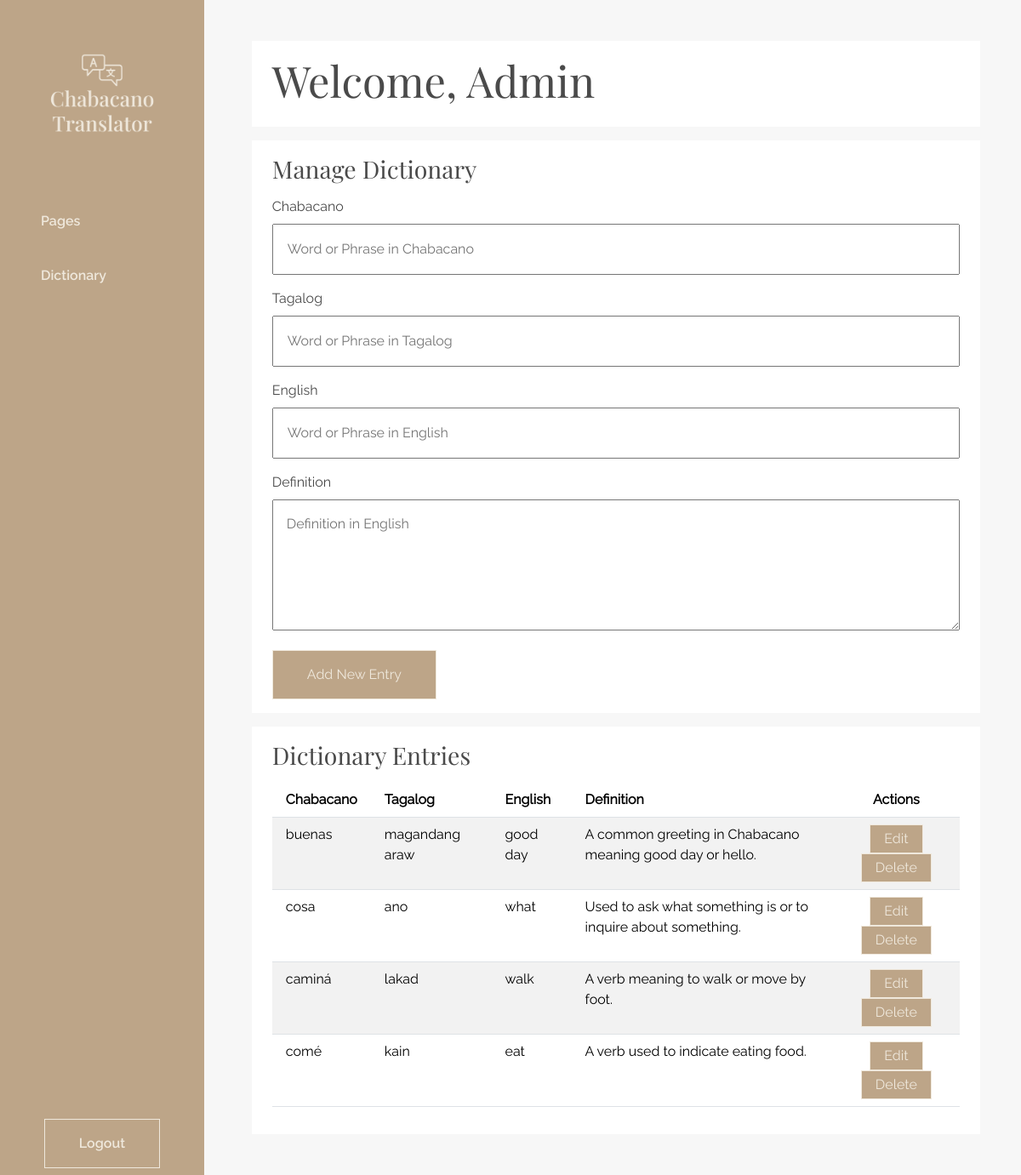
Screenshot of /view/admin/chabacanoDictionary.php (signed in) with the database file from the repository.
### tables this page shows
CREATE TABLE `dictionary_tb` (
  `id` int(11) NOT NULL,
  `chabacano_lang` varchar(255) NOT NULL,
  `tagalog_lang` varchar(255) NOT NULL,
  `english_lang` varchar(255) NOT NULL,
  `definition` varchar(255) NOT NULL,
  `created_at` timestamp NOT NULL DEFAULT current_timestamp(),
  `updated_at` timestamp NOT NULL DEFAULT current_timestamp() ON UPDATE current_timestamp()
);

### view/admin/chabacanoDictionary.php (the view, shortened to what this page needs)
<?php
include dirname(__DIR__) . '/../config/DBConnector.php';
$stmt = $conn->prepare("SELECT * FROM dictionary_tb");
$stmt->execute();
$dictionary_entries = $stmt->fetchAll(PDO::FETCH_ASSOC);
?>
<!DOCTYPE html>
<html lang="en">
<head>
    <link href="https://cdn.jsdelivr.net/npm/bootstrap@5.3.3/dist/css/bootstrap.min.css" rel="stylesheet">
    <link rel="stylesheet" href="../../styles/index.css">
</head>
<body>
    <main class="main d-flex gap-2">
        <aside class="sidebar d-flex flex-column justify-content-between align-items-center py-2 px-3 bg-secondary">
            <div class="sidebar__content d-flex flex-column gap-3">
                <div class="sidebar__logo-container">
                    <img src="../../assets/images/chabacano_translator_v2.png" alt="Chabacano Translator Logo" width="300">
                </div>
                <div class="sidebar__menus">
                    <ul class="sidebar__menus__list d-flex flex-column gap-2">
                        <li class="sidebar__menus__list__item py-3">
                            <a href="./index.php" class="sidebar__menus__list__item__link text-light fs-body-text-semibold">Pages</a>
                        </li>
                        <li class="sidebar__menus__list__item py-3">
                            <a href="./chabacanoDictionary.php" class="sidebar__menus__list__item__link text-light fs-body-text-semibold">Dictionary</a>
                        </li>
                    </ul>
                </div>
            </div>
            <div class="main__sidebar__logout-btn">
                <a href="../../scripts/logout.php" class="button button--light fs-body-text-semibold">Logout</a>
            </div>
        </aside>
        <div class="main__content p-5">
            <div class="main__content__heading py-3 px-4 bg-white-fff">
                <h1 class="fs-heading-3">Welcome, Admin</h1>
            </div>
            <div class="main__content__editor py-3 px-4 mt-3 bg-white-fff">
                <div class="main__content__editor__section">
                    <h2 class="fs-heading-5 mb-3">Manage Dictionary</h2>
                    <form class="main__content__editor__section__form" action="../../scripts/dictionaryScript.php" method="POST">
                        <div class="main__content__editor__section__form__input">
                            <label for="chabacano-lang" class="form-label">Chabacano</label>
                            <input type="text" name="chabacano-lang" id="chabacano-lang" class="ct-input" placeholder="Word or Phrase in Chabacano">
                        </div>
                        <div class="main__content__editor__section__form__input">
                            <label for="tagalog-lang" class="form-label">Tagalog</label>
                            <input type="text" name="tagalog-lang" id="tagalog-lang" class="ct-input" placeholder="Word or Phrase in Tagalog">
                        </div>
                        <div class="main__content__editor__section__form__input">
                            <label for="english-lang" class="form-label">English</label>
                            <input type="text" name="english-lang" id="english-lang" class="ct-input" placeholder="Word or Phrase in English">
                        </div>
                        <div class="main__content__editor__section__form__input">
                            <label for="definition" class="form-label">Definition</label>
                            <textarea name="definition" id="definition" class="ct-textarea" cols="30" rows="5" placeholder="Definition in English"></textarea>
                        </div>
                        <div class="main__content__editor__section__form__btn">
                            <button type="submit" class="button button--secondary" id="homepage-btn">
                                Add New Entry
                            </button>
                        </div>
                    </form>
                </div>
            </div>
            <div class="main__content__table py-3 px-4 mt-3 bg-white-fff">
                <h2 class="fs-heading-5 mb-3">Dictionary Entries</h2>
                <div class="main__content__table__container">
                    <table class="table table-striped table-hover">
                        <thead>
                            <tr>
                                <th scope="col" class="px-3 py-2">Chabacano</th>
                                <th scope="col" class="px-3 py-2">Tagalog</th>
                                <th scope="col" class="px-3 py-2">English</th>
                                <th scope="col" class="px-3 py-2">Definition</th>
                                <th scope="col" class="text-center">Actions</th>
                            </tr>
                        </thead>
                        <tbody>
                            <?php if (!empty($dictionary_entries)): ?>
                                <?php foreach ($dictionary_entries as $key => $value): ?>
                                    <tr>
                                        <td class="px-3 py-2"><?= $value['chabacano_lang'] ?></td>
                                        <td class="px-3 py-2"><?= $value['tagalog_lang'] ?></td>
                                        <td class="px-3 py-2"><?= $value['english_lang'] ?></td>
                                        <td class="px-3 py-2"><?= $value['definition'] ?></td>
                                        <td class="px-3 py-2" align="center">
                                            <button class="button button--xsm button--secondary edit-section-btn" onclick="populateEditForm(<?php echo $value['id']; ?>)" data-bs-toggle="modal" data-bs-target="#editSectionModal">
                                                Edit
                                            </button>
                                            <form action="../../scripts/dictionaryScript.php" method="POST" class="d-inline-block">
                                                <button type="submit" class="button button--xsm button--secondary">Delete</button>
                                            </form>
                                        </td>
                                    </tr>
                                <?php endforeach; ?>
                            <?php else: ?>
                                <tr>
                                    <td colspan="5" align="center">No entries found</td>
                                </tr>
                            <?php endif; ?>
                        </tbody>
                    </table>
                </div>
            </div>
        </div>
    </main>
</body>
</html>

### styles/globals.css (style rules this page uses)
body { position: relative; scroll-behavior: smooth; font-family: "Raleway Regular", serif; height: 90vh; background-image: url("../assets/images/chabacano_translator_hero_bg.png"); background-size: cover; background-position: center; background-repeat: no-repeat; }
body::after { content: ""; position: absolute; top: 0; left: 0; right: 0; bottom: 0; background-color: rgba(74, 74, 74, 0.5); z-index: 1; }
*, *::before, *::after { margin: 0; padding: 0; box-sizing: border-box; color: var(--dark-color); }
a { color: inherit; text-decoration: none; }
ul li { list-style: none; }
img { display: block; max-width: 100%; }
.fs-heading-3 { font-size: var(--fs-heading-3); font-family: "Play Fair Display Regular", sans-serif; }
.fs-heading-5 { font-size: var(--fs-heading-5); font-family: "Play Fair Display Regular", sans-serif; }
.fs-body-text-semibold { font-size: var(--fs-body-text); font-family: "Raleway Semibold", serif; }
.text-light { color: var(--light-color) !important; }
.bg-white-fff { background-color: #fff !important; }
.bg-secondary { background-color: var(--secondary-color) !important; }
.text-center { text-align: center; }
.button { display: inline-block; padding: 1em 2.5em; background: none; cursor: pointer; border: 1px solid var(--light-color); transition: all 0.2s ease; }
.button--xsm { padding: 0.25em 1em; }
.button--light { border: 1px solid var(--light-color); color: var(--light-color); }
.button--secondary { background-color: var(--secondary-color); color: var(--light-color); }
.ct-input { width: 100%; padding: 1em 1em; margin-bottom: 1em; }
.ct-textarea { width: 100%; padding: 1em 1em; margin-bottom: 1em; }

### styles/views/admin/index.css (style rules this page uses)
.main .sidebar { height: 100vh; width: 300px; }
.main .main__content { width: 100%; overflow: auto; height: calc(100vh - 0px); }

### styles/variables.css (style rules this page uses)
:root { --light-color: #efe8dc; --white-color: #f7f7f7; --dark-color: #4a4a4a; --primary-color: #8e7d6b; --secondary-color: #bda588; --accent-1-color: #d4b59e; --accent-2-color: #f4e3cf; --accent-3-color: #b2b2b2; --fs-heading-1: 5.613rem; --fs-heading-2: 4.206rem; --fs-heading-3: 3.156rem; --fs-heading-4: 2.369rem; --fs-heading-5: 1.775rem; --fs-heading-6: 1.331rem; --fs-body-text: 1rem; --fs-small-text: 0.75rem; --fs-xsmall-text: 0.563rem; --fw-light: 300; --fw-normal: 400; --fw-semibold: 600; --fw-bold: 700; --fw-extra-bold: 900; }

### view/admin/chabacanoDictionary.php (style rules this page uses)
body { background-image: none; background: #F7F7F7; }
body::after { display: none; }

### rows the page displays
dictionary_tb: chabacano_lang "buenas", tagalog_lang "magandang araw", english_lang "good day", definition "A common greeting in Chabacano meaning good day or hello."
dictionary_tb: chabacano_lang "cosa", tagalog_lang "ano", english_lang "what", definition "Used to ask what something is or to inquire about something."
dictionary_tb: chabacano_lang "caminá", tagalog_lang "lakad", english_lang "walk", definition "A verb meaning to walk or move by foot."
dictionary_tb: chabacano_lang "comé", tagalog_lang "kain", english_lang "eat", definition "A verb used to indicate eating food."
